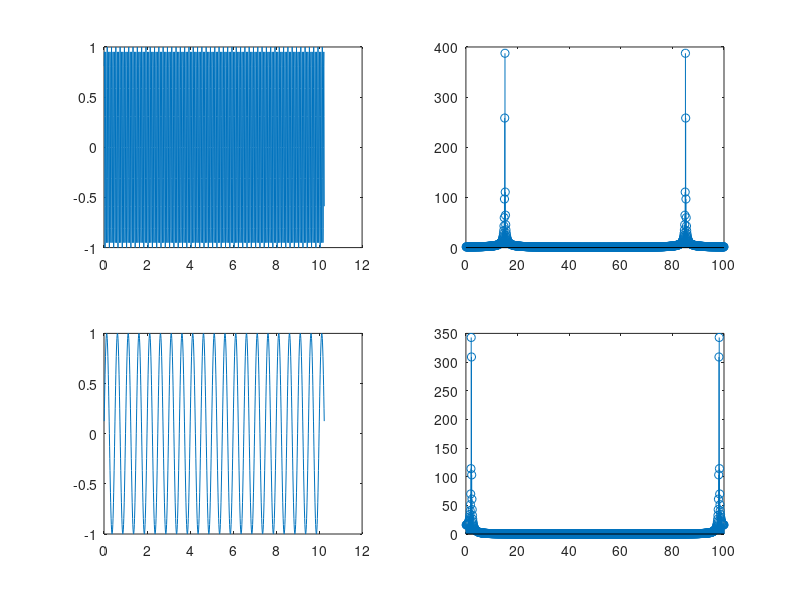

Recreate this plot in MATLAB. (Note: this script raises an error after producing the figure.)
%1
fs = 100; % 大于最大两倍即30Hz即可
N = 1024; % 取2的次幂便于FFT
f1 = 15; f2 = 2;
t = (1:N)/fs; 
x1 = sin(2*pi*f1*t);
x2 = sin(2*pi*f2*t);
F1 = abs(fft(x1)); % X按习惯表示x对应生成的循环矩阵
F2 = abs(fft(x2));
fa = (1:N)*fs/N % 模拟频率
% 可以考虑fft加上shift使得图像符合平时习惯
subplot(221)
plot(t, x1)
subplot(222)
stem(fa, F1)
subplot(223)
plot(t, x2)
subplot(224)
stem(fa, F2)

%2
T = .01;
N1 = 100; N2 = 50;
t1 = (1:N1)*T;
t2 = (1:N2)*T;
f1 = 15; f2 = 2;
x1 = sin(2*pi*f1*t1) + sin(2*pi*f2*t1);
x2 = sin(2*pi*f1*t2) + sin(2*pi*f2*t2);
F1 = abs(fft(X1));
F2 = abs(fft(X2));
fa1 = (1:N)/(N1*T);
fa2 = (1:N)/(N2*T);

subplot(211)
stem(fa1, F1)
subplot(212)
stem(fa2, F2)
